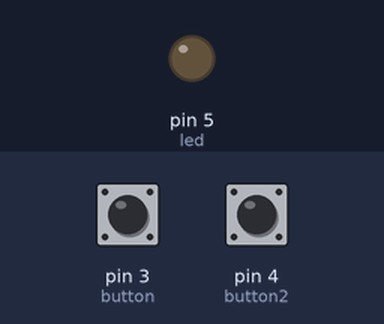
This sketch was run on a simulated Arduino Uno, built with avr-gcc and run on an emulated ATmega328P. Parts: output pins drawn as LEDs (lit = HIGH). The inputs (shaded band) are chosen by the test bench; at power-on: pin 3 (button) LOW, pin 4 (button2) LOW.

Above: at 1.2 s.
1.3 s: pin 3 (button) pulled HIGH for 0.15 s
At 1.37 s:
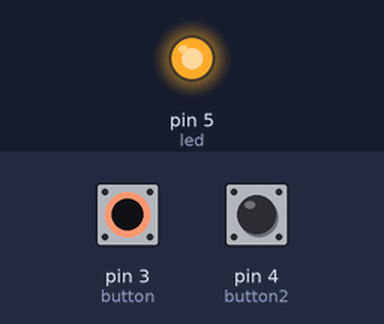
2.9 s: pin 3 (button) pulled HIGH for 3.2 s
At 7.1 s:
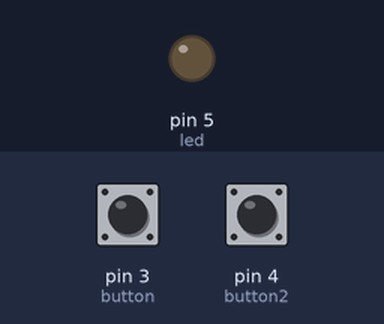
7.6 s: pin 4 (button2) pulled HIGH for 3.2 s
At 8.2 s:
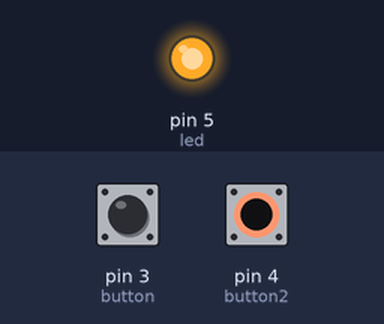
Timing chart, 0 to 12.3 s (numbered marks = the images above; inputs shaded):
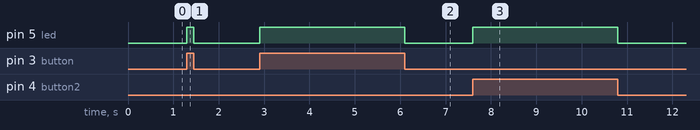

Measured:
- after the input at 1.3 s, pin 5 (led): LOW → HIGH at once, → LOW 0.15 s later
- after the input at 2.9 s, pin 5 (led): LOW → HIGH at once, → LOW 3.2 s later
- after the input at 7.6 s, pin 5 (led): LOW → HIGH at once, → LOW 3.2 s later

The sketch:

led_exa.ino
```cpp
const int led=5;
const int button = 3;
const int button2 = 4;

void setup() {
//  Wire.begin(sv);
  Serial.begin(9600);
 // Wire.onRequest(requestEvent);
  pinMode(button, INPUT);
  pinMode(button2, INPUT);
  pinMode(led, OUTPUT);

}

void loop() {
 if(digitalRead(button) || digitalRead(button2) ==HIGH){
  digitalWrite(led, HIGH);
 }
 else
  digitalWrite(led,LOW);
}
```
